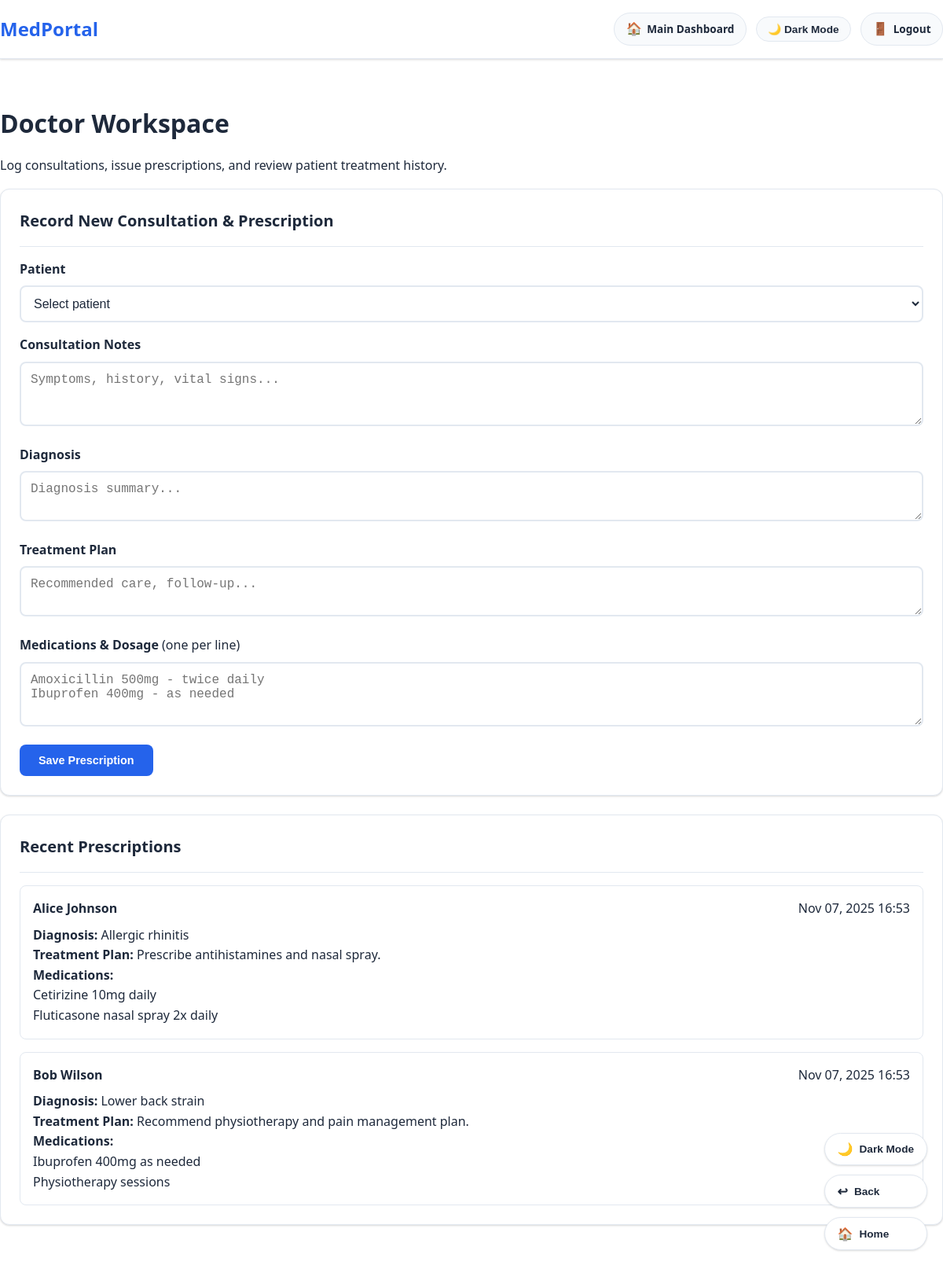
Screenshot of /public/staff/doctor/dashboard.php (signed in) with the database file from the repository.
### tables this page shows
CREATE TABLE prescriptions (
    id INT PRIMARY KEY AUTO_INCREMENT,
    patient_id INT NOT NULL,
    doctor_id INT NOT NULL,
    consultation_notes TEXT,
    diagnosis TEXT,
    treatment_plan TEXT,
    medications TEXT,
    created_at TIMESTAMP DEFAULT CURRENT_TIMESTAMP,
    FOREIGN KEY (patient_id) REFERENCES users(id) ON DELETE CASCADE,
    FOREIGN KEY (doctor_id) REFERENCES users(id) ON DELETE CASCADE,
    INDEX idx_prescription_patient (patient_id),
    INDEX idx_prescription_doctor (doctor_id)
);

CREATE TABLE users (
    id INT PRIMARY KEY AUTO_INCREMENT,
    role ENUM('admin', 'accountant', 'doctor', 'pharmacy', 'nurse', 'patient') NOT NULL,
    email VARCHAR(255) UNIQUE NOT NULL,
    password_hash VARCHAR(255) NOT NULL,
    full_name VARCHAR(255) NOT NULL,
    phone VARCHAR(20),
    created_at TIMESTAMP DEFAULT CURRENT_TIMESTAMP,
    last_login TIMESTAMP NULL,
    is_active BOOLEAN DEFAULT TRUE,
    password_change_required BOOLEAN DEFAULT FALSE,
    INDEX idx_role (role),
    INDEX idx_email (email),
    INDEX idx_active (is_active)
);

### app/autoload.php (called while the page is built, shortened)
<?php
spl_autoload_register(function ($className) {
    $baseDir = __DIR__ . '/';
    $directories = [
        '',
        'models/',
        'core/',
        'controllers/'
    ];
    foreach ($directories as $directory) {
        $file = $baseDir . $directory . $className . '.php';
        if (file_exists($file)) {
            return true;
        }
    }
    return false;
});
?>

### app/models/Database.php (called while the page is built, shortened)
<?php
class Database {
    private static $instance = null;
    private $pdo;
    private function __construct() {
        $dsn = 'mysql:host=' . DB_HOST . ';dbname=' . DB_NAME . ';charset=' . DB_CHARSET;
        $options = [
            PDO::ATTR_ERRMODE => PDO::ERRMODE_EXCEPTION,
            PDO::ATTR_DEFAULT_FETCH_MODE => PDO::FETCH_ASSOC,
            PDO::ATTR_EMULATE_PREPARES => false,
            PDO::ATTR_PERSISTENT => false
        ];
        try {
            $this->pdo = new PDO($dsn, DB_USER, DB_PASS, $options);
        } catch (PDOException $e) {
            $this->error = $e->getMessage();
            error_log("Database connection failed: " . $this->error);
            throw new Exception("Database connection failed.");
        }
    }
    public static function getInstance(): self {
        if (self::$instance === null) {
            self::$instance = new Database();
        }
        return self::$instance;
    }
    public function getConnection(): PDO {
        return $this->pdo;
    }
}
?>

### app/models/AuditLog.php (called while the page is built, shortened)
<?php
class AuditLog {
    public function __construct() {
        $database = Database::getInstance();
    }
}
?>

### app/core/Auth.php (called while the page is built, shortened)
<?php
class Auth {
    private $userModel;
    private $session;
    public function __construct() {
        $this->userModel = new User();
        $this->session = new Session();
    }
    public function getCurrentUser() {
        $userId = $this->session->get('user_id');
        if ($userId) {
            return $this->userModel->findById($userId);
        }
        return null;
    }
}
?>

### app/core/Session.php (called while the page is built, shortened)
<?php
class Session {
    public function get($key, $default = null) {
        return $_SESSION[$key] ?? $default;
    }
}
?>

### app/models/User.php (called while the page is built, shortened)
<?php
class User {
    private $db;
    public function __construct() {
        $this->db = Database::getInstance()->getConnection();
    }
    public function findById($id) {
        $sql = "SELECT * FROM users WHERE id = ? AND is_active = TRUE";
        $stmt = $this->db->prepare($sql);
        $stmt->execute([$id]);
        if ($stmt->rowCount() === 1) {
            $userData = $stmt->fetch(PDO::FETCH_ASSOC);
            return $this;
        }
        return false;
    }
}
?>

### app/models/Prescription.php (called while the page is built, shortened)
<?php
class Prescription
{
    private $db;
    public function __construct()
    {
        $this->db = Database::getInstance()->getConnection();
    }
    public function getByDoctor($doctorId)
    {
        $sql = "SELECT p.*, u.full_name AS patient_name
                FROM prescriptions p
                INNER JOIN users u ON u.id = p.patient_id
                WHERE p.doctor_id = :doctor_id
                ORDER BY p.created_at DESC";
        $stmt = $this->db->prepare($sql);
        $stmt->execute([':doctor_id' => $doctorId]);
        return $stmt->fetchAll();
    }
}

### public/staff/doctor/dashboard.php (the view, shortened to what this page needs)
<?php
require_once '../../app/autoload.php';
$auth = new Auth();
$auth->requireRole('doctor');
$doctor = $auth->getCurrentUser();
$prescriptionModel = new Prescription();
$prescriptions = $prescriptionModel->getByDoctor((int)$doctor->id);
?>
<!DOCTYPE html>
<html lang="en">
<head>
    <link rel="stylesheet" href="../../assets/css/style.css">
</head>
<body>
    <header class="page-header">
        <div class="container header-inner">
            <a href="../../index.php" class="logo">MedPortal</a>
            <div class="header-actions">
                <a href="../../dashboard.php" class="header-action">
                    <span class="icon">🏠</span>
                    <span>Main Dashboard</span>
                </a>
                <button type="button" class="header-action theme-toggle" data-theme-toggle>
                </button>
                <a href="../../logout.php" class="header-action">
                    <span class="icon">🚪</span>
                    <span>Logout</span>
                </a>
            </div>
        </div>
    </header>
    <main class="container" style="padding: 2rem 0;">
        <h1 class="mb-2">Doctor Workspace</h1>
        <p class="text-muted mb-2">Log consultations, issue prescriptions, and review patient treatment history.</p>
        <div class="card">
            <div class="card-header">
                <h2 class="card-title">Record New Consultation &amp; Prescription</h2>
            </div>
            <form method="post" class="card-body" style="display: grid; gap: 1rem;">
                <div>
                    <label for="patient_id" class="form-label">Patient</label>
                    <select id="patient_id" name="patient_id" class="form-control" required>
                        <option value="">Select patient</option>
                    </select>
                </div>
                <div>
                    <label for="consultation_notes" class="form-label">Consultation Notes</label>
                    <textarea id="consultation_notes" name="consultation_notes" class="form-control" rows="3" placeholder="Symptoms, history, vital signs..."><?= htmlspecialchars($consultationNotes ?? '') ?></textarea>
                </div>
                <div>
                    <label for="diagnosis" class="form-label">Diagnosis</label>
                    <textarea id="diagnosis" name="diagnosis" class="form-control" rows="2" placeholder="Diagnosis summary..."><?= htmlspecialchars($diagnosis ?? '') ?></textarea>
                </div>
                <div>
                    <label for="treatment_plan" class="form-label">Treatment Plan</label>
                    <textarea id="treatment_plan" name="treatment_plan" class="form-control" rows="2" placeholder="Recommended care, follow-up..."><?= htmlspecialchars($treatmentPlan ?? '') ?></textarea>
                </div>
                <div>
                    <label for="medications" class="form-label">Medications &amp; Dosage <span class="text-muted" style="font-weight: normal;">(one per line)</span></label>
                    <textarea id="medications" name="medications" class="form-control" rows="3" required placeholder="Amoxicillin 500mg - twice daily&#10;Ibuprofen 400mg - as needed"><?= htmlspecialchars($medicationsRaw ?? '') ?></textarea>
                </div>
                <div>
                    <button type="submit" class="btn btn-primary">Save Prescription</button>
                </div>
            </form>
        </div>
        <div class="card">
            <div class="card-header">
                <h2 class="card-title">Recent Prescriptions</h2>
            </div>
            <div class="card-body" style="display: grid; gap: 1rem;">
                <?php if (empty($prescriptions)): ?>
                    <p class="text-muted">No prescriptions recorded yet.</p>
                <?php else: ?>
                    <?php foreach ($prescriptions as $record): ?>
                        <div style="border: 1px solid var(--border-color); border-radius: 0.5rem; padding: 1rem;">
                            <div style="display: flex; justify-content: space-between;">
                                <strong><?= htmlspecialchars($record['patient_name']) ?></strong>
                                <span class="text-muted"><?= htmlspecialchars(date('M d, Y H:i', strtotime($record['created_at']))) ?></span>
                            </div>
                            <?php if (!empty($record['diagnosis'])): ?>
                                <p class="mt-1"><strong>Diagnosis:</strong> <?= nl2br(htmlspecialchars($record['diagnosis'])) ?></p>
                            <?php endif; ?>
                            <?php if (!empty($record['treatment_plan'])): ?>
                                <p><strong>Treatment Plan:</strong> <?= nl2br(htmlspecialchars($record['treatment_plan'])) ?></p>
                            <?php endif; ?>
                            <p><strong>Medications:</strong><br><?= nl2br(htmlspecialchars(str_replace(';', "\n", $record['medications']))) ?></p>
                        </div>
                    <?php endforeach; ?>
                <?php endif; ?>
            </div>
        </div>
    </main>
</body>
</html>

### public/assets/css/style.css (style rules this page uses)
:root { --primary-color: #2563eb; --primary-dark: #1d4ed8; --secondary-color: #64748b; --success-color: #10b981; --warning-color: #f59e0b; --error-color: #ef4444; --bg-color: #ffffff; --bg-secondary: #f8fafc; --text-color: #1e293b; --text-light: #64748b; --border-color: #e2e8f0; --shadow: 0 1px 3px 0 rgba(0, 0, 0, 0.1), 0 1px 2px 0 rgba(0, 0, 0, 0.06); --shadow-lg: 0 10px 15px -3px rgba(0, 0, 0, 0.1), 0 4px 6px -2px rgba(0, 0, 0, 0.05); }
* { margin: 0; padding: 0; box-sizing: border-box; }
body { font-family: 'Segoe UI', Tahoma, Geneva, Verdana, sans-serif; background-color: var(--bg-color); color: var(--text-color); line-height: 1.6; transition: background-color 0.3s ease, color 0.3s ease; }
.container { max-width: 1200px; margin: 0 auto; padding: 0 20px; }
.logo { font-size: 1.5rem; font-weight: bold; color: var(--primary-color); text-decoration: none; }
.theme-toggle { background-color: transparent; border: 1px solid var(--border-color); color: var(--text-color); cursor: pointer; padding: 0.4rem 0.75rem; border-radius: 999px; transition: background-color 0.3s ease, border-color 0.3s ease, color 0.3s ease; font-weight: 600; font-size: 0.85rem; }
.page-header { background-color: var(--bg-color); border-bottom: 1px solid var(--border-color); box-shadow: var(--shadow); margin-bottom: 1.5rem; }
.header-inner { display: flex; justify-content: space-between; align-items: center; padding: 1rem 0; }
.header-actions { display: flex; gap: 0.75rem; align-items: center; flex-wrap: wrap; }
.header-action { display: inline-flex; align-items: center; gap: 0.4rem; padding: 0.45rem 0.9rem; border-radius: 999px; border: 1px solid var(--border-color); background-color: var(--bg-secondary); color: var(--text-color); font-weight: 600; font-size: 0.85rem; text-decoration: none; transition: background-color 0.3s ease, border-color 0.3s ease, color 0.3s ease, transform 0.2s ease; }
.header-action .icon { font-size: 1rem; }
.btn { display: inline-block; padding: 0.75rem 1.5rem; border: none; border-radius: 0.5rem; text-decoration: none; font-weight: 600; text-align: center; cursor: pointer; transition: all 0.3s ease; font-size: 0.9rem; }
.btn-primary { background-color: var(--primary-color); color: white; }
.form-label { display: block; margin-bottom: 0.5rem; font-weight: 600; color: var(--text-color); }
.form-control { width: 100%; padding: 0.75rem; border: 2px solid var(--border-color); border-radius: 0.5rem; background-color: var(--bg-color); color: var(--text-color); transition: border-color 0.3s ease; font-size: 1rem; }
.card { background-color: var(--bg-color); border-radius: 0.75rem; box-shadow: var(--shadow); padding: 1.5rem; margin-bottom: 1.5rem; border: 1px solid var(--border-color); }
.card-header { padding-bottom: 1rem; margin-bottom: 1rem; border-bottom: 1px solid var(--border-color); }
.card-title { font-size: 1.25rem; font-weight: 600; color: var(--text-color); }
.mt-1 { margin-top: 0.5rem; }
.mb-2 { margin-bottom: 1rem; }

### rows the page displays
prescriptions: patient.full_name "Alice Johnson", created_at "Nov 07, 2025 16:53", diagnosis "Allergic rhinitis", treatment_plan "Prescribe antihistamines and nasal spray.", medications "Cetirizine 10mg daily Fluticasone nasal spray 2x daily"
prescriptions: patient.full_name "Bob Wilson", created_at "Nov 07, 2025 16:53", diagnosis "Lower back strain", treatment_plan "Recommend physiotherapy and pain management plan.", medications "Ibuprofen 400mg as needed Physiotherapy sessions"
